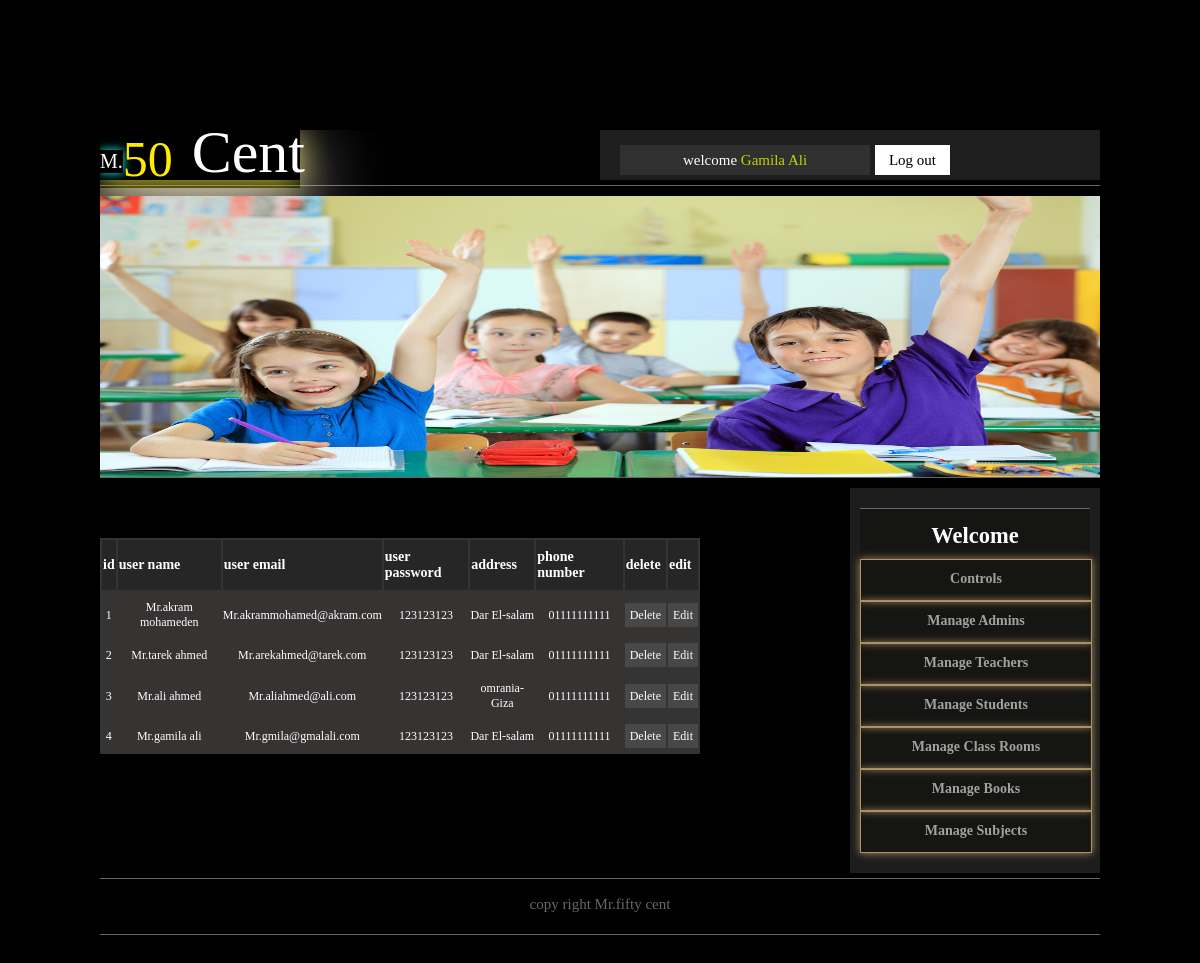
Screenshot of /school_management/cpanel/editteacher.php (signed in) with the database file from the repository.
### tables this page shows
CREATE TABLE IF NOT EXISTS `teacher` (
  `id` int(11) NOT NULL AUTO_INCREMENT,
  `name` varchar(50) DEFAULT NULL,
  `email` varchar(50) DEFAULT NULL,
  `password` varchar(32) DEFAULT NULL,
  `address` text,
  `phone_number` text,
  `register_date` timestamp NULL DEFAULT NULL,
  PRIMARY KEY (`id`)
);

### school_management/lib/teacher.php (called while the page is built, shortened)
<?php
require_once '../config.php';
class Teacher{
    public static function retrieveAllTeacher(){
        global $dbh;
        $sql=$dbh->prepare("SELECT * FROM teacher ");
        $sql->execute();
        $data=null;
        while($fetch=$sql->fetch(PDO::FETCH_ASSOC)){
            $data[]=$fetch;
        }
        return $data;
    }
}
?>

### school_management/cpanel/editteacher.php (the view, shortened to what this page needs)
<?php
    require_once '../lib/admin.php';
    require_once 'template/header.php';
    require_once '../lib/teacher.php';
?>
<div id="content">
    <?php
        if (!(isset($_SESSION['id']) && isset($_SESSION['name']))) {
            echo 'please log in <a href="login.php">log in</a>';
            echo '<div id="loginImage"><a href="login.php"title="login"><img src="template/images/Log In.jpg"></a></div>';
        } else {
            ?>
    <div id="left_content">
    <table>
        <thead>
            <tr>
                <td>id</td>
                <td>user name</td>
                <td>user email</td>
                <td>user password</td>
                <td>address</td>
                <td>phone number</td>
                <td>delete</td>
                <td>edit</td>
            </tr>
        </thead>
        <tbody>
       <?php
        $allTeachers=Teacher::retrieveAllTeacher();
        if(is_array($allTeachers)){
        foreach($allTeachers as $teachers):
            echo '<tr>
                    <td>'.$teachers['id'].'</td>
                    <td> Mr.'.$teachers['name'].'</td>
                    <td> Mr.'.$teachers['email'].'</td>
                    <td>'.$teachers['password'].'</td>
                    <td>'.$teachers['address'].'</td>
                    <td>'.$teachers['phone_number'].'</td>
                    <td><a href="?action=delete&id='.$teachers['id'].'">Delete</a></td>
                    <td><a href="?action=edit&id='.$teachers['id'].'">Edit</a></td>
                 </tr>';
        endforeach;
        }else{
            echo '<tr><td colspan="5"> no employies to show </td></tr>';
        }
       ?>
        </tbody>
    </table>
        </div>
    <?php }?>
</div>

### school_management/cpanel/template/css/base.css (style rules this page uses)
body { background:#000; font-family:tahoma; font-style:arial; font-size:15px; color: #fff7a1; }
#content { width:100%; height:auto; overflow: hidden; border-bottom:1px solid #696764; padding-bottom:5px; }
#left_content { width:750px;height:auto;overflow:hidden;float:left; }
#right_content { width:250px;height:auto;overflow:hidden;background:#1d1d1d; }
#menue { margin:20px 10px;background:#151513;width:230px;text-transform:capitalize; }
#menue_head { text-align:center;border-top:solid 1px #696764;width:100%;height:50px;line-height:16px;font-family:georgia;color:#FFF; }
.list_head { width:100%;height:40px;text-align:center;border:1px solid #ad9064;box-shadow: 0px 0px 8px #ad9064;cursor:pointer; }
.list_head h3 { line-height:10px;font-size: 14px;color:#A1A19D; }
#content table { background: #363333; display:blok; margin: 50px 0px 0px; color:#FFF; width:80%; border:solid 1px rgb(38, 38, 38) none repeat scroll 0% 0%; }
#content table thead { background: rgb(38, 38, 38) none repeat scroll 0% 0%; height: 50px; font-family: tahoma; font-style:normal; font-size: 14px; font-weight: bold; color: rgb(255, 255, 255); }
#content table tbody { height: 30px; font-family: tahoma; font-style:normal; font-size: 12px; color: #FFF; text-align: center; }
#content table tbody tr td { padding:8px 0; }
#content table tbody tr td a { text-decoration:none ; width:20px; height:10px; background: #484848 none repeat scroll 0% 0%; color: #FFF; padding:5px; transition: color 2s ease 0s; }
#footer { width:100%; height:50px; padding-bottom:5px; border-bottom:1px solid #696764; text-align:center; line-height:50px; }
#footer a { text-decoration:none; color:#696764; }

### rows the page displays
teacher: id "1", name "akram mohameden", email "akrammohamed@akram.com", password "123123123", address "Dar El-salam", phone_number "01111111111"
teacher: id "2", name "tarek ahmed", email "arekahmed@tarek.com", password "123123123", address "Dar El-salam", phone_number "01111111111"
teacher: id "3", name "ali ahmed", email "aliahmed@ali.com", password "123123123", address "omrania-Giza", phone_number "01111111111"
teacher: id "4", name "gamila ali", email "gmila@gmalali.com", password "123123123", address "Dar El-salam", phone_number "01111111111"

### other values shown
$_SESSION['name'] "Gamila Ali"
